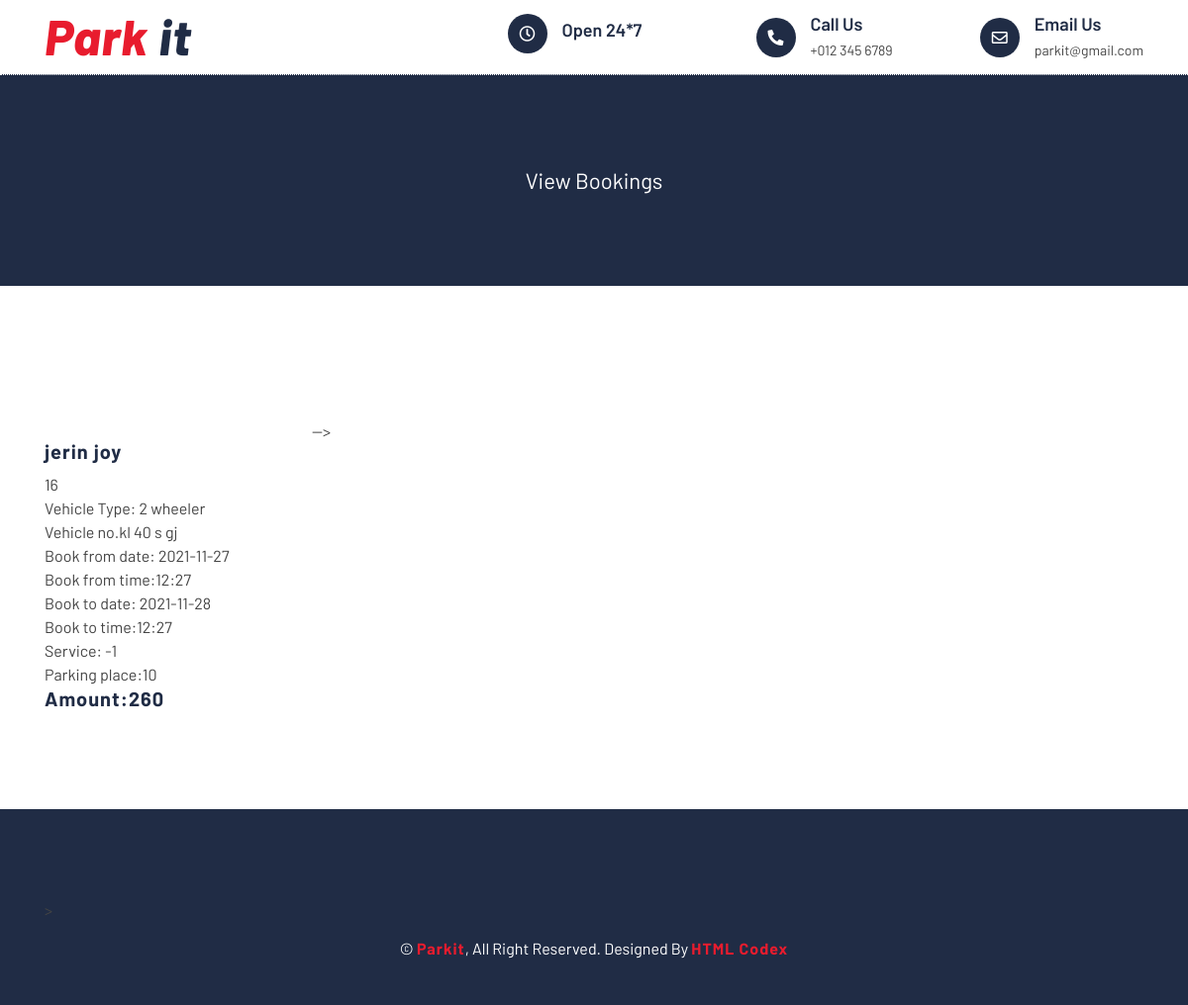
The page /metro/viewbooking.php on the database its author committed.
### tables this page shows
CREATE TABLE `bookingtable` (
  `id` int(11) NOT NULL,
  `name` varchar(20) NOT NULL,
  `user` int(10) NOT NULL,
  `vehicletype` varchar(20) NOT NULL,
  `vehicleno` varchar(10) NOT NULL,
  `bookfromdate` varchar(10) NOT NULL,
  `bookfromtime` varchar(10) NOT NULL,
  `booktodate` varchar(10) NOT NULL,
  `booktotime` varchar(10) NOT NULL,
  `service` varchar(15) NOT NULL,
  `parkingplace` varchar(20) NOT NULL,
  `amount` varchar(10) NOT NULL
);

### metro/viewbooking.php (the view, shortened to what this page needs)
<!DOCTYPE html>
<html lang="en">
    <head>
        <link href="https://stackpath.bootstrapcdn.com/bootstrap/4.4.1/css/bootstrap.min.css" rel="stylesheet">
        <link href="https://cdnjs.cloudflare.com/ajax/libs/font-awesome/5.10.0/css/all.min.css" rel="stylesheet">
        <link href="lib/flaticon/font/flaticon.css" rel="stylesheet">
        <link href="lib/animate/animate.min.css" rel="stylesheet">
        <link href="lib/owlcarousel/assets/owl.carousel.min.css" rel="stylesheet">
        <link href="css/style.css" rel="stylesheet">
    </head>
    <body>
        <div class="top-bar">
            <div class="container">
                <div class="row align-items-center">
                    <div class="col-lg-4 col-md-12">
                        <div class="logo">
                            <a href='admin.php'>
                                <h1>Park <span>it</span></h1>
                            </a>
                        </div>
                    </div>
                    <div class="col-lg-8 col-md-7 d-none d-lg-block">
                        <div class="row">
                            <div class="col-4">
                                <div class="top-bar-item">
                                    <div class="top-bar-icon">
                                        <i class="far fa-clock"></i>
                                    </div>
                                    <div class="top-bar-text">
                                        <h3>Open 24*7</h3>
                                    </div>
                                </div>
                            </div>
                            <div class="col-4">
                                <div class="top-bar-item">
                                    <div class="top-bar-icon">
                                        <i class="fa fa-phone-alt"></i>
                                    </div>
                                    <div class="top-bar-text">
                                        <h3>Call Us</h3>
                                        <p>+012 345 6789</p>
                                    </div>
                                </div>
                            </div>
                            <div class="col-4">
                                <div class="top-bar-item">
                                    <div class="top-bar-icon">
                                        <i class="far fa-envelope"></i>
                                    </div>
                                    <div class="top-bar-text">
                                        <h3>Email Us</h3>
                                        <p>parkit@gmail.com</p>
                                    </div>
                                </div>
                            </div>
                        </div>
                    </div>
                </div>
            </div>
        </div>
        <div class="page-header">
            <div class="container">
                <div class="row">
                    <div class="col-12">
                        <a href="">View Bookings</a>
                    </div>
                </div>
            </div>
        </div>
        <div class="service">
            <div class="container">
                <div class="row">
                <?php
                include "test-db-connection.php";
                $qry = "select * from bookingtable";
                $result = mysqli_query($con, $qry);
                if(mysqli_num_rows($result)>0){
                    while($row=mysqli_fetch_array($result)){
                ?>
                <div class="col-lg-3 col-md-6">
                        <div class="service-item">
                            <h3><?php  echo $row['name']; ?></h3>
                            <p><?php  echo $row['user']; ?></p>
                            <p>Vehicle Type: <?php  echo $row['vehicletype']; ?> &nbsp;&nbsp;&nbsp;&nbsp;</p>
                            <p>Vehicle no.<?php  echo $row['vehicleno']; ?></p>
                            <p>Book from date: <?php  echo $row['bookfromdate']; ?> &nbsp;&nbsp;&nbsp;&nbsp;</p>
                            <p>Book from time:<?php  echo $row['bookfromtime']; ?></p>
                            <p>Book to date: <?php  echo $row['booktodate']; ?> &nbsp;&nbsp;&nbsp;&nbsp;</p>
                            <p>Book to time:<?php  echo $row['booktotime']; ?></p>
                            <p>Service: <?php  echo $row['service']; ?> &nbsp;&nbsp;&nbsp;&nbsp;</p>
                            <p>Parking place:<?php  echo $row['parkingplace']; ?></p>
                            <h3>Amount:<?php  echo $row['amount']; ?></h3>
                        </div>
                    </div>
                    <?php
                }
            }
                ?>
-->
                </div>
            </div>
        </div>
        <div class="footer">
            <div class="container">
                <div class="row">
                    <div class="col-lg-3 col-md-6">
                        >
                    </div>
                    <div class="col-lg-3 col-md-6">
                    </div>
                    <div class="col-lg-3 col-md-6">
                    </div>
                </div>
            </div>
            <div class="container copyright">
                <p>&copy; <a href="#">Parkit</a>, All Right Reserved. Designed By <a href="https://htmlcodex.com">HTML Codex</a></p>
            </div>
        </div>
    </body>
</html>

### metro/css/style.css (style rules this page uses)
body { color: #444444; font-weight: 400; background: #ffffff; font-family: 'Barlow', sans-serif; }
h1, h2, h3, h4, h5, h6 { color: #202C45; }
a { color: #202C45; transition: .3s; }
.top-bar { position: relative; height: 75px; display: flex; align-items: center; background: #ffffff; }
.top-bar .logo { text-align: left; overflow: hidden; }
.top-bar .logo h1 { margin: -4px 0 0 0; color: #E81C2E; font-size: 50px; line-height: 50px; font-weight: 800; letter-spacing: 1px; font-style: italic; }
.top-bar .logo h1 span { color: #202C45; }
.top-bar .top-bar-item { display: flex; align-items: center; justify-content: flex-end; }
.top-bar .top-bar-icon { width: 40px; height: 40px; display: flex; align-items: center; justify-content: center; background: #202C45; border-radius: 40px; }
.top-bar .top-bar-icon i { margin: 0; color: #ffffff; font-size: 16px; }
.top-bar .top-bar-text { padding-left: 15px; }
.top-bar .top-bar-text h3 { margin: 0 0 5px 0; font-size: 18px; font-weight: 600; }
.top-bar .top-bar-text p { margin: 0; font-size: 14px; font-weight: 400; }
.page-header { position: relative; margin-bottom: 45px; padding: 90px 0; text-align: center; background: #202C45; border-top: 1px dotted #ffffff; }
.page-header a { position: relative; padding: 0 12px; font-size: 22px; color: #ffffff; }
.page-header a::after { position: absolute; content: "/"; width: 8px; height: 8px; top: -2px; right: -7px; text-align: center; color: #ffffff; }
.page-header a:last-child::after { display: none; }
.service { position: relative; width: 100%; padding: 45px 0 0 0; }
.service .service-item { position: relative; width: 100%; display: flex; flex-direction: column; margin-bottom: 45px; }
.service .service-item h3 { margin-bottom: 10px; font-size: 20px; font-weight: 700; letter-spacing: 1px; }
.service .service-item p { margin: 0; }
.footer { position: relative; margin-top: 45px; padding-top: 90px; background: #202C45; }
.footer .copyright { text-align: center; padding-top: 15px; padding-bottom: 45px; }
.footer .copyright p { margin: 0; color: #ffffff; }
.footer .copyright p a { color: #E81C2E; font-weight: 700; letter-spacing: 1px; }

### rows shown on the page
bookingtable: name "jerin joy", user "16", vehicletype "2 wheeler", vehicleno "kl 40 s gj", bookfromdate "2021-11-27", bookfromtime "12:27", booktodate "2021-11-28", booktotime "12:27", service "-1", parkingplace "10", amount "260"
